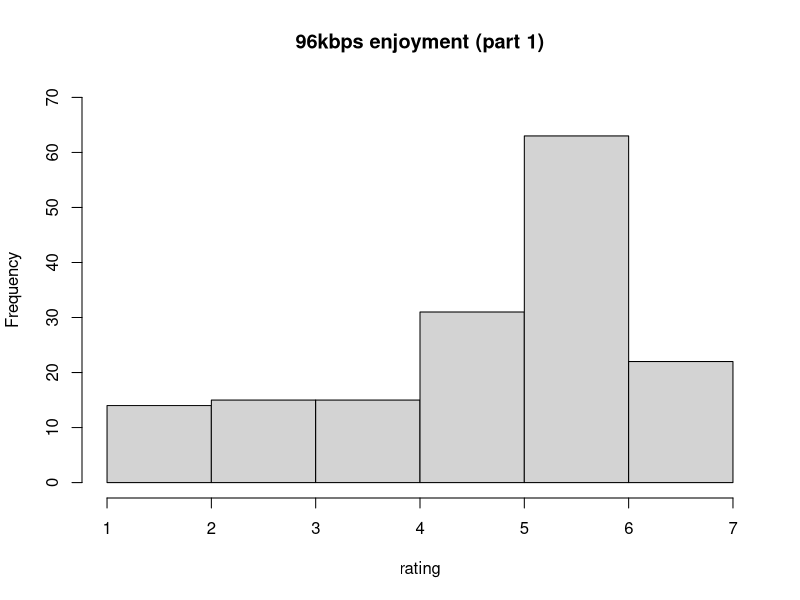
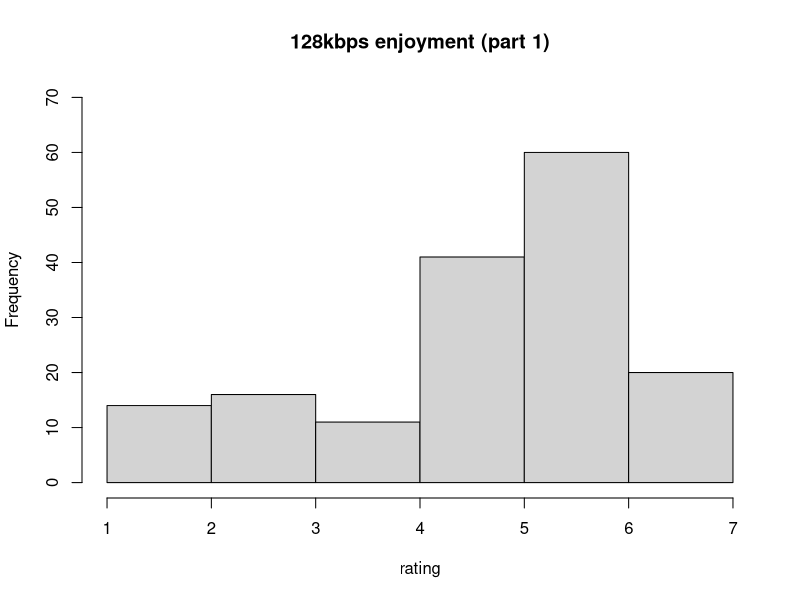
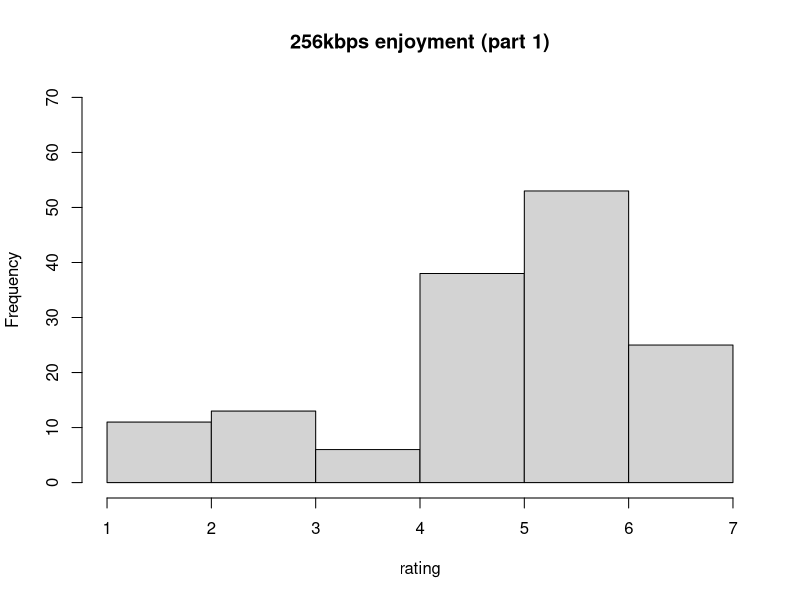
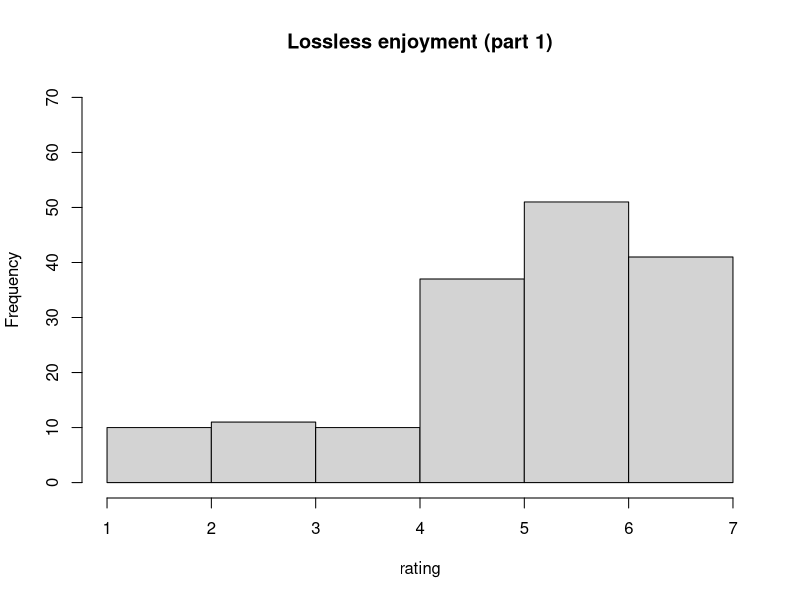
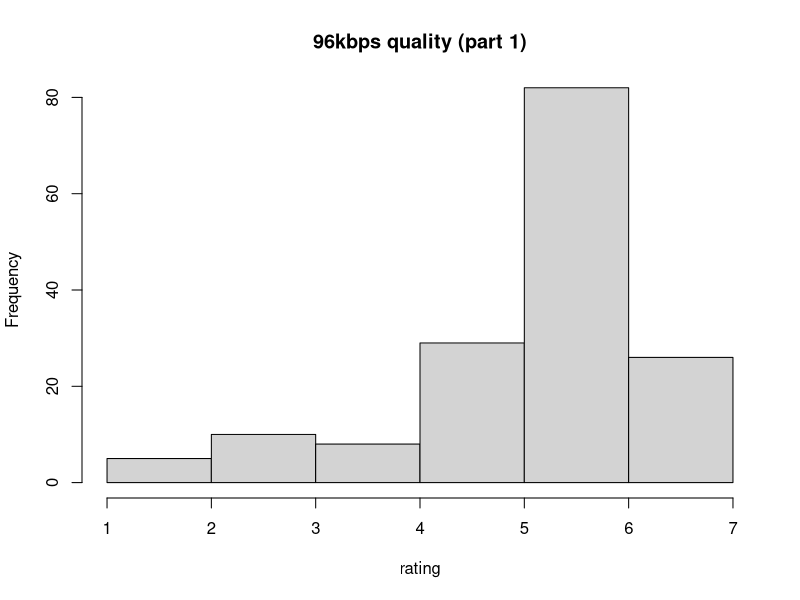
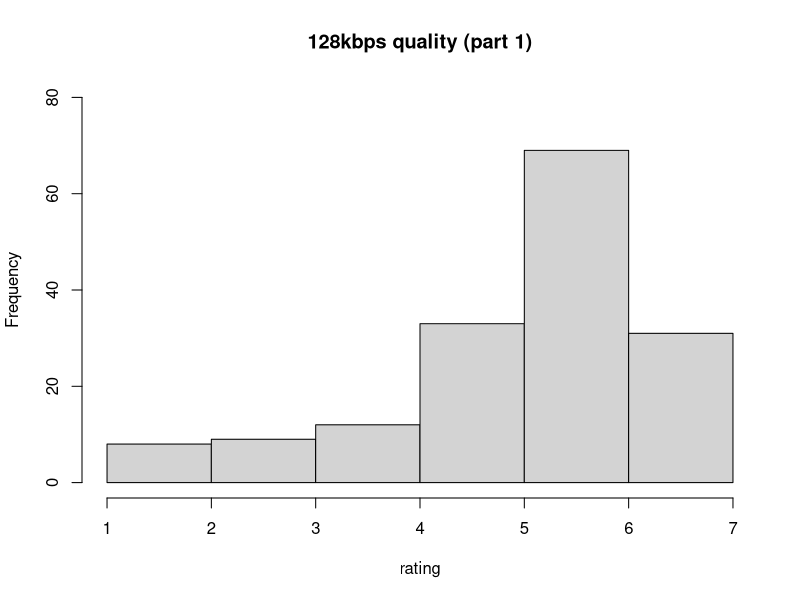
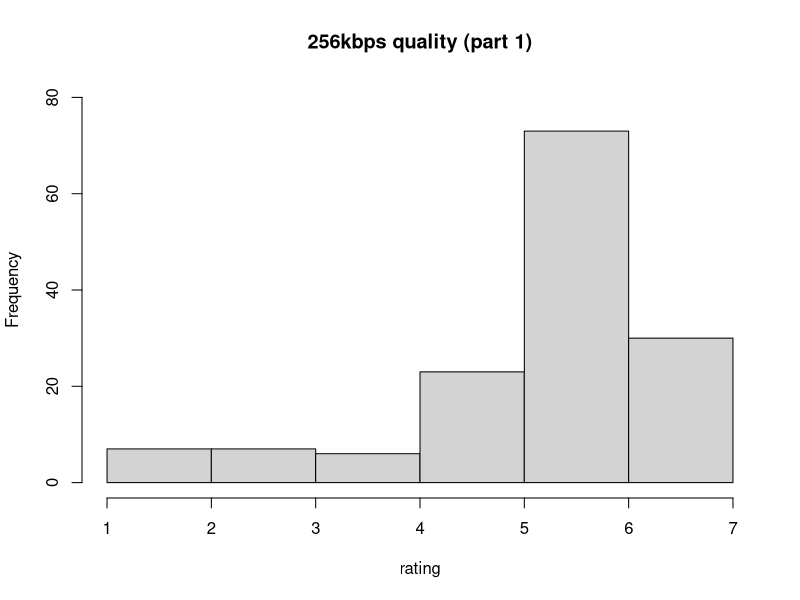
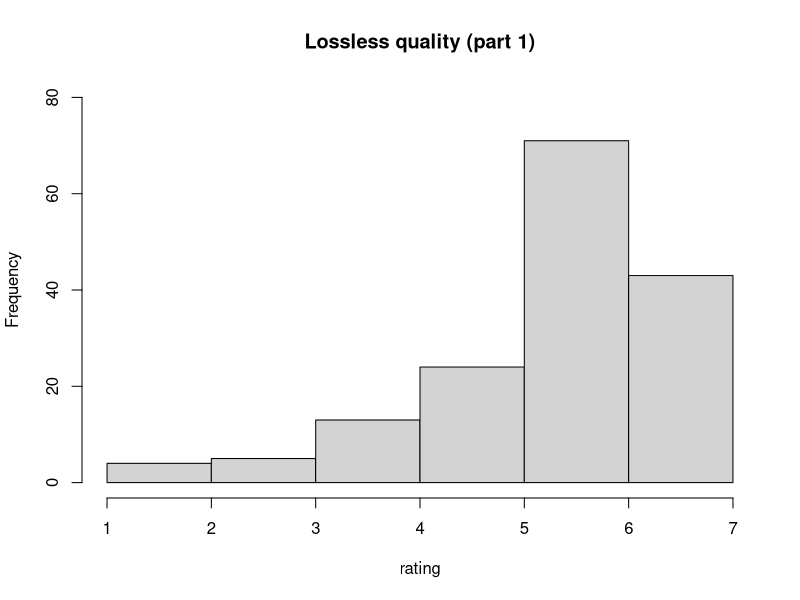

Reproduce these figures in R, in order.
library(data.table)
library(reshape2)

setwd("C:/Users/hdanish/Documents/Berkeley/W241/Project")

ASF = read.csv(file="Audio_Survey_FINAL.csv", header=TRUE, sep=",")
ASF = data.table(ASF)

DAT = data.frame(user=integer(),
                 bitrate=character(), 
                 song=character(), 
                 enjoyment=integer(), 
                 quality=integer(), 
                 browser=character(), 
                 equipment=integer(), 
                 usual=integer(), 
                 frequency=integer(), 
                 location=integer(), 
                 age=integer(), 
                 stringsAsFactors=FALSE) 

for(i in 1:nrow(ASF)) {
  i_user = i
  i_browser = ASF[i]$Browser.Meta.Info.Browser
  i_equipment = as.numeric(ASF[i]$SpeakType)
  i_usual = as.numeric(ASF[i]$NormalUse)
  i_frequency = as.numeric(ASF[i]$ListFreq)
  i_location = as.numeric(ASF[i]$ListLoc)
  i_age = as.numeric(ASF[i]$Age)
  
  i_AW = "Around the World"
  i_GL = "Get Lucky"
  
  # We will always have groups of observations so we only need to check a single variable
  # First for the first question/observation
  if (!is.na(ASF[i]$X96.AW_1)) {
    i_q1_bitrate = "96"
    i_enjoy_AW1 = ASF[i]$X96.AW_1
    i_quality_AW1 = ASF[i]$X96.AW_2
    i_enjoy_GL1 = ASF[i]$X96.GL_1
    i_quality_GL1 = ASF[i]$X96.GL_2
  } 
  else if (!is.na(ASF[i]$X128.AW_1)) {
    i_q1_bitrate = "128"
    i_enjoy_AW1 = ASF[i]$X128.AW_1
    i_quality_AW1 = ASF[i]$X128.AW_2
    i_enjoy_GL1 = ASF[i]$X128.GL_1
    i_quality_GL1 = ASF[i]$X128.GL_2
  }
  else if (!is.na(ASF[i]$X256.AW_1)) {
    i_q1_bitrate = "256"
    i_enjoy_AW1 = ASF[i]$X256.AW_1
    i_quality_AW1 = ASF[i]$X256.AW_2
    i_enjoy_GL1 = ASF[i]$X256.GL_1
    i_quality_GL1 = ASF[i]$X256.GL_2
  }
  else if (!is.na(ASF[i]$lossle.AW_1)) {
    i_q1_bitrate = "lossless"
    i_enjoy_AW1 = ASF[i]$lossle.AW_1
    i_quality_AW1 = ASF[i]$lossle.AW_2
    i_enjoy_GL1 = ASF[i]$lossle.GL_1
    i_quality_GL1 = ASF[i]$lossle.GL_2
  }
  
  # Now for the second question/observation
  if (!is.na(ASF[i]$X96.AW2_1)) {
    i_q2_bitrate = "96"
    i_enjoy_AW2 = ASF[i]$X96.AW2_1
    i_quality_AW2 = ASF[i]$X96.AW2_2
    i_enjoy_GL2 = ASF[i]$X96.GL2_1
    i_quality_GL2 = ASF[i]$X96.GL2_2
  } 
  else if (!is.na(ASF[i]$X128.AW2_1)) {
    i_q2_bitrate = "128"
    i_enjoy_AW2 = ASF[i]$X128.AW2_1
    i_quality_AW2 = ASF[i]$X128.AW2_2
    i_enjoy_GL2 = ASF[i]$X128.GL2_1
    i_quality_GL2 = ASF[i]$X128.GL2_2
  }
  else if (!is.na(ASF[i]$X256.AW2_1)) {
    i_q2_bitrate = "256"
    i_enjoy_AW2 = ASF[i]$X256.AW2_1
    i_quality_AW2 = ASF[i]$X256.AW2_2
    i_enjoy_GL2 = ASF[i]$X256.GL2_1
    i_quality_GL2 = ASF[i]$X256.GL2_2
  }
  else if (!is.na(ASF[i]$lossle.AW2_1)) {
    i_q2_bitrate = "lossless"
    i_enjoy_AW2 = ASF[i]$lossle.AW2_1
    i_quality_AW2 = ASF[i]$lossle.AW2_2
    i_enjoy_GL2 = ASF[i]$lossle.GL2_1
    i_quality_GL2 = ASF[i]$lossle.GL2_2
  }
  
  # Create four vectors for the four different song/bitrate combinations
  i_v1 = c(i_user,
           i_q1_bitrate,
           i_AW,
           as.numeric(i_enjoy_AW1),
           as.numeric(i_quality_AW1),
           i_browser, i_equipment, i_usual, i_frequency, i_location, i_age)
  
  i_v2 = c(i_user,
           i_q1_bitrate,
           i_GL,
           as.numeric(i_enjoy_GL1),
           as.numeric(i_quality_GL1),
           i_browser, i_equipment, i_usual, i_frequency, i_location, i_age)
  
  i_v3 = c(i_user,
           i_q2_bitrate,
           i_AW,
           as.numeric(i_enjoy_AW2),
           as.numeric(i_quality_AW2),
           i_browser, i_equipment, i_usual, i_frequency, i_location, i_age)
  
  i_v4 = c(i_user,
           i_q2_bitrate,
           i_GL,
           as.numeric(i_enjoy_GL2),
           as.numeric(i_quality_GL2),
           i_browser, i_equipment, i_usual, i_frequency, i_location, i_age)
  
  DAT[nrow(DAT)+1, ] = i_v1
  DAT[nrow(DAT)+1, ] = i_v2
  DAT[nrow(DAT)+1, ] = i_v3
  DAT[nrow(DAT)+1, ] = i_v4
}

DAT = data.table(DAT)

# Fix data types, not sure why they aren't done from above
DAT$user = as.factor(DAT$user)
DAT$enjoyment = as.numeric(DAT$enjoyment)
DAT$quality = as.numeric(DAT$quality)
DAT$browser = as.factor(DAT$browser)
DAT$equipment = as.factor(DAT$equipment)
DAT$usual = as.factor(DAT$usual)
DAT$frequency = as.factor(DAT$frequency)
DAT$location = as.factor(DAT$location)
DAT$age = as.numeric(DAT$age)

# Helper function
sig_stars = function(p)
{
  stars = symnum(p, na = F, cutpoints = c(0, .001, .01, .05, .1, 1), symbols=c("***","**", "*", ".", " "))
  return( paste(round(p, 3), stars) )
}

# Browser comparison
summary(ASF$Browser.Meta.Info.Browser)
summary(DAT$browser)

by(DAT$enjoyment, DAT$browser, mean, na.rm=T)
baove = aov(enjoyment ~ browser, DAT)
summary(baove)
ttbe = pairwise.t.test(DAT$enjoyment, DAT$browser, p.adjust.method = "bonferroni")
ttbe_table = apply(ttbe$p.value, c(1,2), sig_stars)
ttbe_table = noquote(ttbe_table)
ttbe_table[upper.tri(ttbe_table)] = ""
ttbe_table
TukeyHSD(baove, conf.level = 0.95)
# ==> Only four different people on browser 5 (16 obs total) so likely not conclusive

by(DAT$quality, DAT$browser, mean, na.rm=T)
baovq = aov(quality ~ browser, DAT)
summary(baovq)
ttbq = pairwise.t.test(DAT$quality, DAT$browser, p.adjust.method = "bonferroni")
ttbq_table = apply(ttbq$p.value, c(1,2), sig_stars)
ttbq_table = noquote(ttbq_table)
ttbq_table[upper.tri(ttbq_table)] = ""
ttbq_table
TukeyHSD(baovq, conf.level = 0.95)
# ==> Only sixteen different people on browser 4 (52 obs total) so likely not conclusive

# Equipment comparison
by(DAT$enjoyment, DAT$equipment, mean, na.rm=T)
eaove = aov(enjoyment ~ equipment, DAT)
summary(eaove)
ttee = pairwise.t.test(DAT$enjoyment, DAT$equipment, p.adjust.method = "bonferroni")
ttee_table = apply(ttee$p.value, c(1,2), sig_stars)
ttee_table = noquote(ttee_table)
ttee_table[upper.tri(ttee_table)] = ""
ttee_table
TukeyHSD(eaove, conf.level = 0.95)
# ==> No difference between main equipment, curious difference between in-ear heapdhones (one of the highest ratings) and over-ear headphones (one of the lowest ratings)

by(DAT$quality, DAT$equipment, mean, na.rm=T)
eaovq = aov(quality ~ equipment, DAT)
summary(eaovq)
tteq = pairwise.t.test(DAT$quality, DAT$equipment, p.adjust.method = "bonferroni")
tteq_table = apply(tteq$p.value, c(1,2), sig_stars)
tteq_table = noquote(tteq_table)
tteq_table[upper.tri(tteq_table)] = ""
tteq_table
TukeyHSD(eaovq, conf.level = 0.95)
# ==> 10% level difference between in-ear and over-ear

# Bitrate comparison
by(DAT$enjoyment, DAT$bitrate, mean, na.rm=T)
raove = aov(enjoyment ~ bitrate, DAT)
summary(raove)
ttre = pairwise.t.test(DAT$enjoyment, DAT$bitrate, p.adjust.method = "bonferroni")
ttre_table = apply(ttre$p.value, c(1,2), sig_stars)
ttre_table = noquote(ttre_table)
ttre_table[upper.tri(ttre_table)] = ""
ttre_table
TukeyHSD(raove, conf.level = 0.95)
# ==> NO DIFFERENCES AT ALL

by(DAT$quality, DAT$bitrate, mean, na.rm=T)
raovq = aov(quality ~ bitrate, DAT)
summary(raovq)
ttrq = pairwise.t.test(DAT$quality, DAT$bitrate, p.adjust.method = "bonferroni")
ttrq_table = apply(ttrq$p.value, c(1,2), sig_stars)
ttrq_table = noquote(ttrq_table)
ttrq_table[upper.tri(ttrq_table)] = ""
ttrq_table
TukeyHSD(raovq, conf.level = 0.95)
# ==> NO DIFFERENCES AT ALL

# Histograms

# Enjoyment
hist(DAT[bitrate=="96", enjoyment], main="96kbps enjoyment (part 1)", xlab="rating", xlim=c(1,7), breaks=7, ylim=c(0,70))
hist(DAT[bitrate=="128", enjoyment], main="128kbps enjoyment (part 1)", xlab="rating", xlim=c(1,7), breaks=7, ylim=c(0,70))
hist(DAT[bitrate=="256", enjoyment], main="256kbps enjoyment (part 1)", xlab="rating", xlim=c(1,7), breaks=7, ylim=c(0,70))
hist(DAT[bitrate=="lossless", enjoyment], main="Lossless enjoyment (part 1)", xlab="rating", xlim=c(1,7), breaks=7, ylim=c(0,70))

# Quality
hist(DAT[bitrate=="96", quality], main="96kbps quality (part 1)", xlab="rating", xlim=c(1,7), breaks=7, ylim=c(0,80))
hist(DAT[bitrate=="128", quality], main="128kbps quality (part 1)", xlab="rating", xlim=c(1,7), breaks=7, ylim=c(0,80))
hist(DAT[bitrate=="256", quality], main="256kbps quality (part 1)", xlab="rating", xlim=c(1,7), breaks=7, ylim=c(0,80))
hist(DAT[bitrate=="lossless", quality], main="Lossless quality (part 1)", xlab="rating", xlim=c(1,7), breaks=7, ylim=c(0,80))

# Linear model?
lme = lm(enjoyment ~ bitrate + equipment + browser + usual + frequency + location + age, DAT)
summary(lme)

lmq = lm(quality ~ bitrate + equipment + browser + usual + frequency + location + age, DAT)
summary(lmq)
